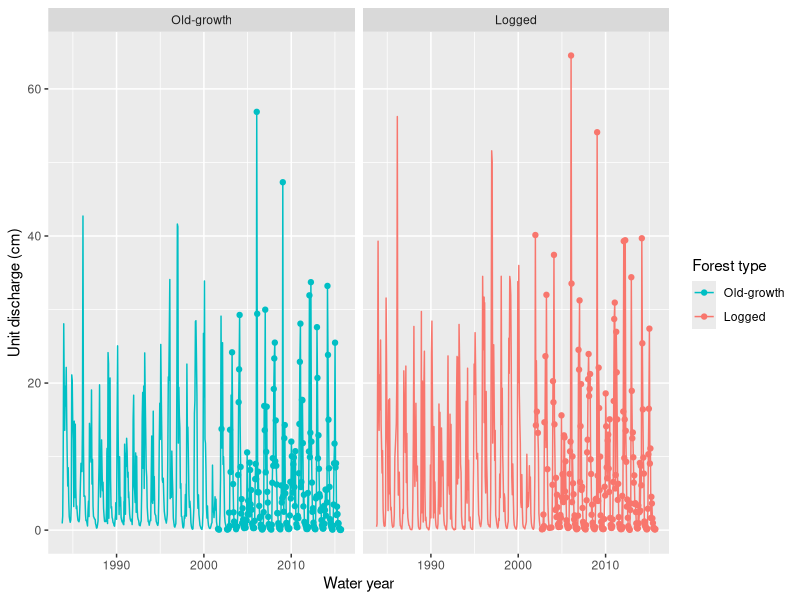
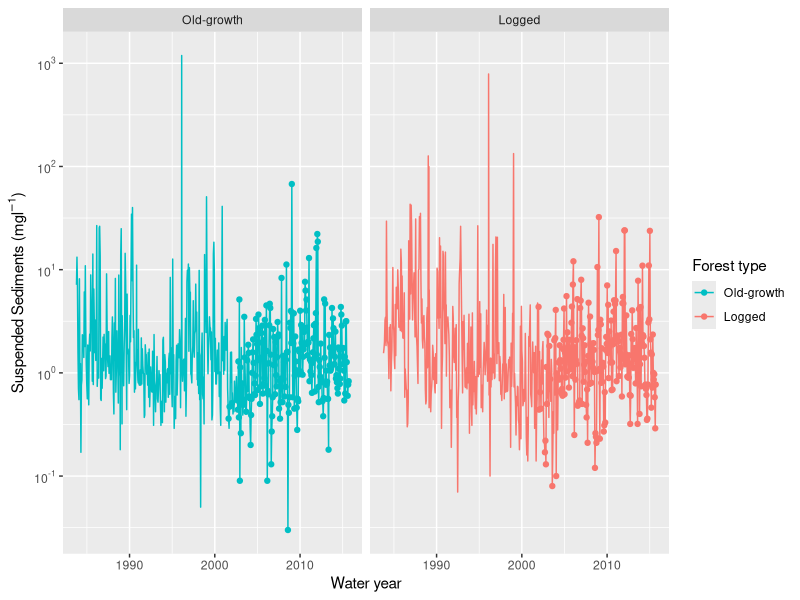
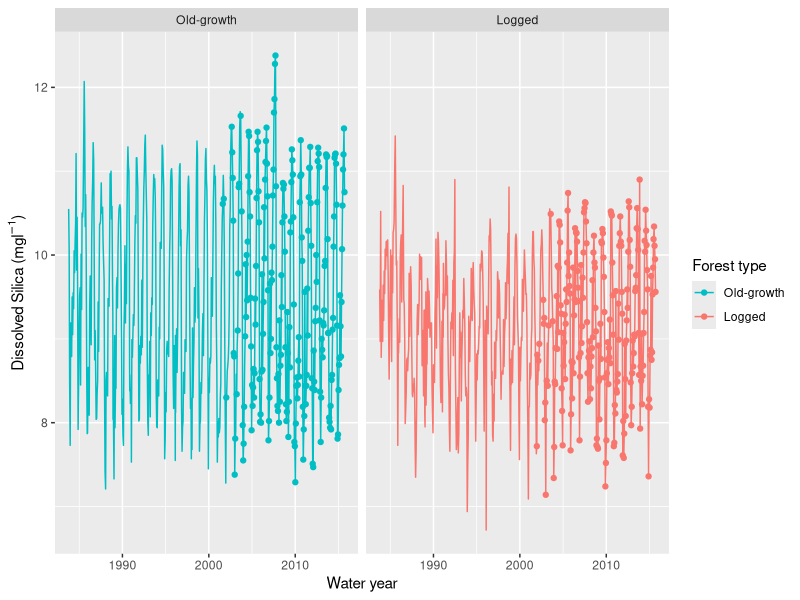
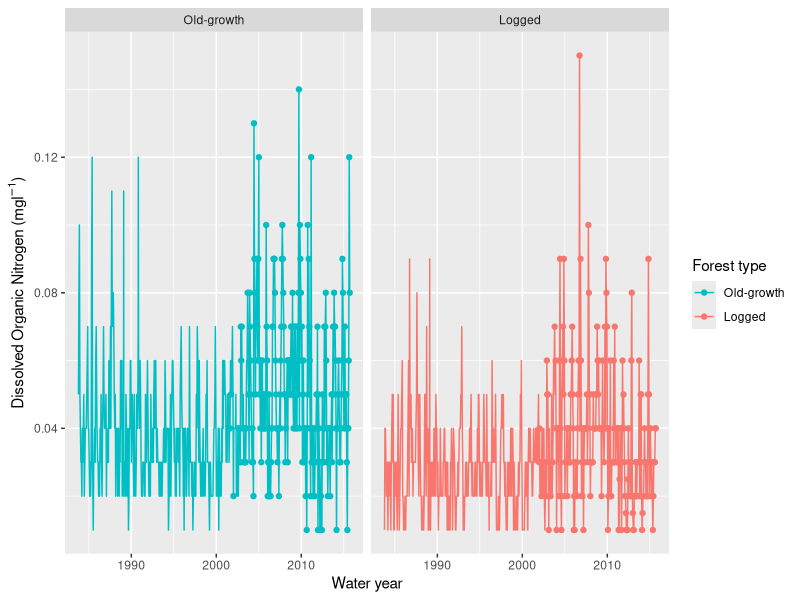
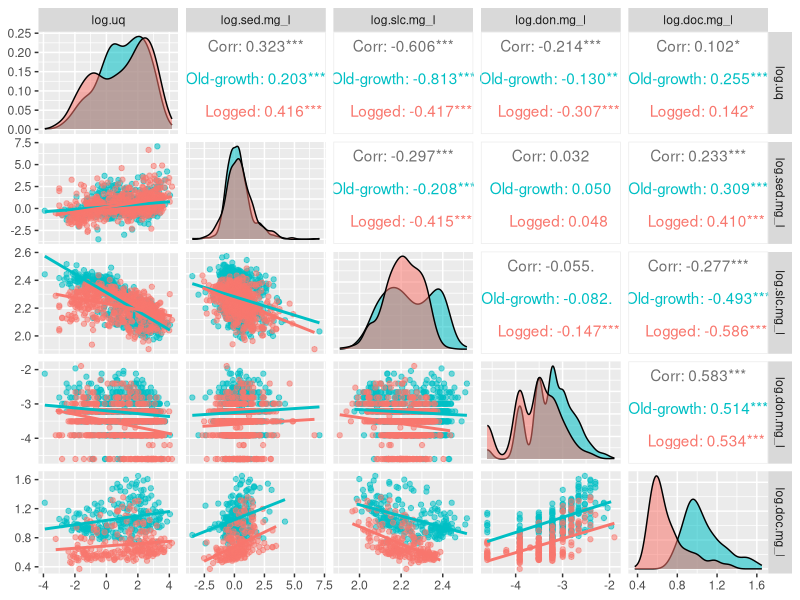
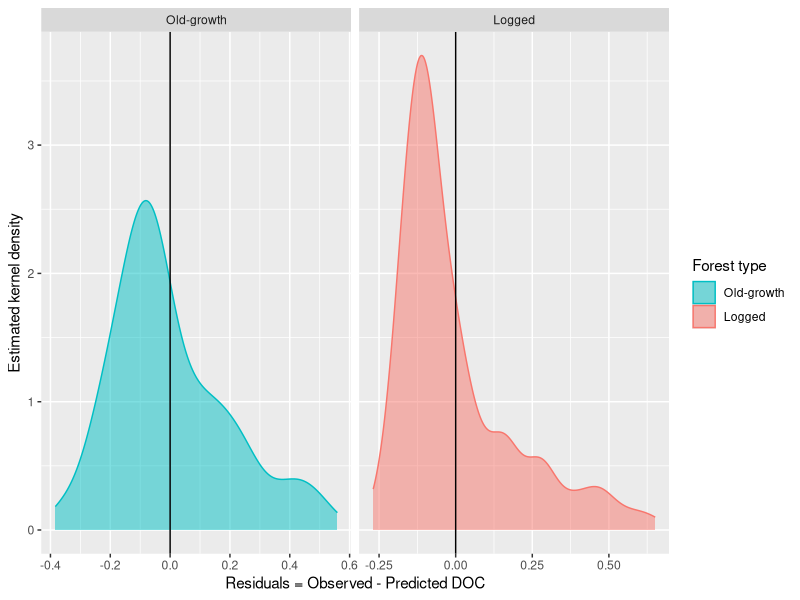
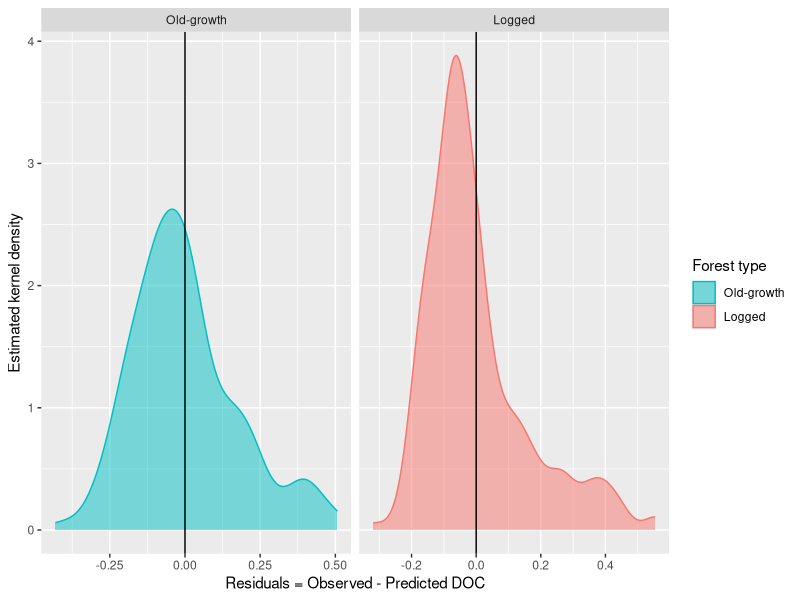
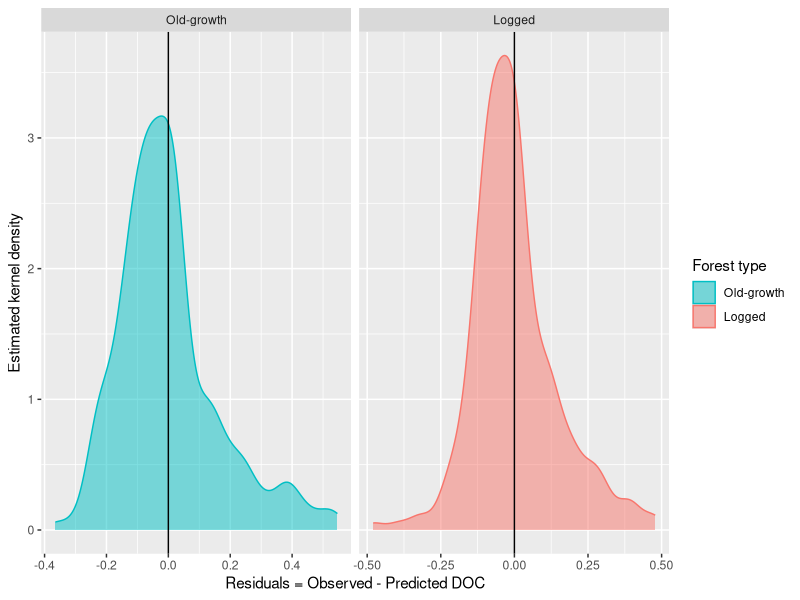

These charts were generated, in order, by the following R code:
## ---- chunk 1
library(ggplot2)
library(dplyr)
library(lubridate)
library(scales)
library(GGally)
## ---- chunk 2

#Multiplot function for GGally
my_fn <- function(data,mapping, method="loess",...){
  p <- ggplot(data = data, mapping = mapping) +
    geom_point() +
    geom_smooth(method=method, ...)
  p
}

#Loading the data and making some internal arrangement
hjs <- read.csv("220621_fho_hjandrews.csv")
hjs$dt <- as.Date(hjs$dt, origin = "1899-12-30", format = "%Y-%m-%d")
hjs$ws.f <- factor(hjs$ws.f,levels = c("Old-growth","Logged"))
hjs$ssn <- factor(hjs$ssn,levels = c("Fall","Winter","Spring","Summer"))
hjm <- dplyr::filter(hjs,wy>1983)
## ---- chunk 3
doc_uq_ts <- ggplot(hjm,aes(x=as.Date(dt),y=uq.cm, color = ws.f))+
  geom_line()+
  geom_point(data=dplyr::filter(hjs,is.na(hjs$doc.mg_l)==FALSE),aes(x=as.Date(dt),y=uq.cm))+
  xlab("Water year")+
  ylab("Unit discharge (cm)")+
  scale_color_manual(values = c("#00BFC4","#F8766D"), name = "Forest type")+
  facet_wrap(~ws.f)
doc_uq_ts
## ---- chunk 4
doc_tss <- ggplot(hjm,aes(x=as.Date(dt),y=sed.mg_l, color = ws.f, fill = ws.f))+
  geom_line()+
  geom_point(data=dplyr::filter(hjs,is.na(hjs$doc.mg_l)==FALSE),aes(x=as.Date(dt),y=sed.mg_l))+
  scale_color_manual(values = c("#00BFC4","#F8766D"), name = "Forest type")+
  scale_fill_manual(values = c("#00BFC4","#F8766D"), name = "Forest type")+
  scale_y_log10(breaks = trans_breaks("log10", function(x) 10^x),
    labels = trans_format("log10", math_format(10^.x)))+
  xlab("Water year")+
  ylab(expression(paste("Suspended Sediments (mg",l^{-1}, ")")))+
  facet_wrap(~ws.f)
doc_tss
## ---- chunk 5
doc_slc <- ggplot(hjm,aes(x=as.Date(dt),y=slc.mg_l, color = ws.f, fill = ws.f))+
  geom_line()+
  geom_point(data=dplyr::filter(hjs,is.na(hjs$doc.mg_l)==FALSE),aes(x=as.Date(dt),y=slc.mg_l))+
  scale_color_manual(values = c("#00BFC4","#F8766D"), name = "Forest type")+
  scale_fill_manual(values = c("#00BFC4","#F8766D"), name = "Forest type")+
  xlab("Water year")+
  ylab(expression(paste("Dissolved Silica (mg",l^{-1}, ")")))+
  facet_wrap(~ws.f)
doc_slc
## ---- chunk 6
doc_don <- ggplot(hjm,aes(x=as.Date(dt),y=don.mg_l, color = ws.f, fill = ws.f))+
  geom_line()+
  geom_point(data=dplyr::filter(hjs,is.na(hjs$doc.mg_l)==FALSE),aes(x=as.Date(dt),y=don.mg_l))+
  scale_color_manual(values = c("#00BFC4","#F8766D"), name = "Forest type")+
  scale_fill_manual(values = c("#00BFC4","#F8766D"), name = "Forest type")+
  xlab("Water year")+
  ylab(expression(paste("Dissolved Organic Nitrogen (mg",l^{-1}, ")")))+
  facet_wrap(~ws.f)
doc_don
## ---- chunk 7
require(GGally)

p_dat <- dplyr::select(hjm,ws.f,dt,ssn,log.uq,log.sed.mg_l,log.slc.mg_l,log.don.mg_l,log.doc.mg_l)

p <- ggpairs(p_dat, columns = 4:8, ggplot2::aes(colour = ws.f, alpha = 0.6),
             lower = list(continuous = wrap(my_fn, method="lm", se=FALSE)))
for(i in 1:p$nrow){
  for(j in 1:p$ncol){
    p[i,j] <- p[i,j]+
      scale_fill_manual(values= c("#00BFC4","#F8766D"))+
      scale_color_manual(values= c("#00BFC4","#F8766D"))
  }
}
p
## ---- chunk 8
uq_model = lm(log.doc.mg_l~log.uq + ws.f, hjm)
summary(uq_model)
## ---- chunk 9
res_plot <- ggplot(uq_model, aes(x= uq_model$residuals, color = ws.f, fill = ws.f))+
  geom_density(alpha = 0.5)+
  geom_vline(xintercept = 0)+
  facet_wrap(~ws.f, scales = "free_x")+
  xlab("Residuals = Observed - Predicted DOC")+
  ylab("Estimated kernel density")+
  scale_color_manual(values = c("#00BFC4","#F8766D"), name = "Forest type")+
  scale_fill_manual(values = c("#00BFC4","#F8766D"), name = "Forest type")
res_plot
## ---- chunk 10
dsi_model = lm(log.doc.mg_l~log.slc.mg_l + ws.f, hjm)
summary(dsi_model)
## ---- chunk 11
dsi_res_plot <- ggplot(uq_model, aes(x=dsi_model$residuals, color = ws.f, fill = ws.f))+
  geom_density(alpha = 0.5)+
  geom_vline(xintercept = 0)+
  facet_wrap(~ws.f, scales = "free_x")+
  xlab("Residuals = Observed - Predicted DOC")+
  ylab("Estimated kernel density")+
  scale_color_manual(values = c("#00BFC4","#F8766D"), name = "Forest type")+
  scale_fill_manual(values = c("#00BFC4","#F8766D"), name = "Forest type")
dsi_res_plot
## ---- chunk 12
m_model_0 <- lm(log.doc.mg_l~log.uq+log.slc.mg_l+ws.f, hjm)
summary(m_model_0)
## ---- chunk 13
m0_res_plot <- ggplot(m_model_0, aes(x =m_model_0$residuals, color = ws.f, fill = ws.f))+
  geom_density(alpha = 0.5)+
  geom_vline(xintercept = 0)+
  facet_wrap(~ws.f, scales = "free_x")+
  xlab("Residuals = Observed - Predicted DOC")+
  ylab("Estimated kernel density")+
  scale_color_manual(values = c("#00BFC4","#F8766D"), name = "Forest type")+
  scale_fill_manual(values = c("#00BFC4","#F8766D"), name = "Forest type")
m0_res_plot
## ---- chunk 14
doc_mod <- lm(log.doc.mg_l ~ log.uq + log.sed.mg_l + (log.slc.mg_l + log.don.mg_l) * ssn + ws.f, 
              data = dplyr::filter(hjm,is.na(hjm$doc.mg_l)==FALSE))
summary(doc_mod)
## ---- chunk 15
doc_res_plot <- ggplot(doc_mod, aes(x = doc_mod$residuals, color = ws.f, fill = ws.f))+
  geom_density(alpha = 0.5)+
  geom_vline(xintercept = 0)+
  facet_wrap(~ws.f, scales = "free_x")+
  xlab("Residuals = Observed - Predicted DOC")+
  ylab("Estimated kernel density")+
  scale_color_manual(values = c("#00BFC4","#F8766D"), name = "Forest type")+
  scale_fill_manual(values = c("#00BFC4","#F8766D"), name = "Forest type")
doc_res_plot
## ---- chunk 16
hjm$p.doc.mg_l <- exp(predict.lm(doc_mod,newdata = hjm,na.action = na.pass))
cm <- lm(doc.mg_l~p.doc.mg_l,hjm)
hjm$p.doc.mg_l <- (cm$coefficients[1] + hjm$p.doc.mg_l)/cm$coefficients[2]
hjm$log.p.doc.mg_l <- log10(hjm$p.doc.mg_l)
## ---- chunk 17
obs_prd_doc <- ggplot(hjm, aes(x=doc.mg_l,y=p.doc.mg_l,color = ws.f))+
  geom_point()+
  geom_abline()+
  scale_fill_manual(values= c("#00BFC4","#F8766D"), name = "Forest type")+
  scale_color_manual(values= c("#00BFC4","#F8766D"), name = "Forest type")+
  xlab("Observed DOC")+
  ylab("Predicted DOC")
obs_prd_doc 
## ---- chunk 18
doc_res_all <- ggplot(doc_mod, aes(x = doc_mod$fitted.values, y = doc_mod$residuals))+
  # geom_density(alpha = 0.5)+
  geom_point()+
  geom_hline(yintercept = 0)+
  xlab("Residuals = Observed - Predicted DOC")+
  ylab("Estimated kernel density")
doc_res_all
